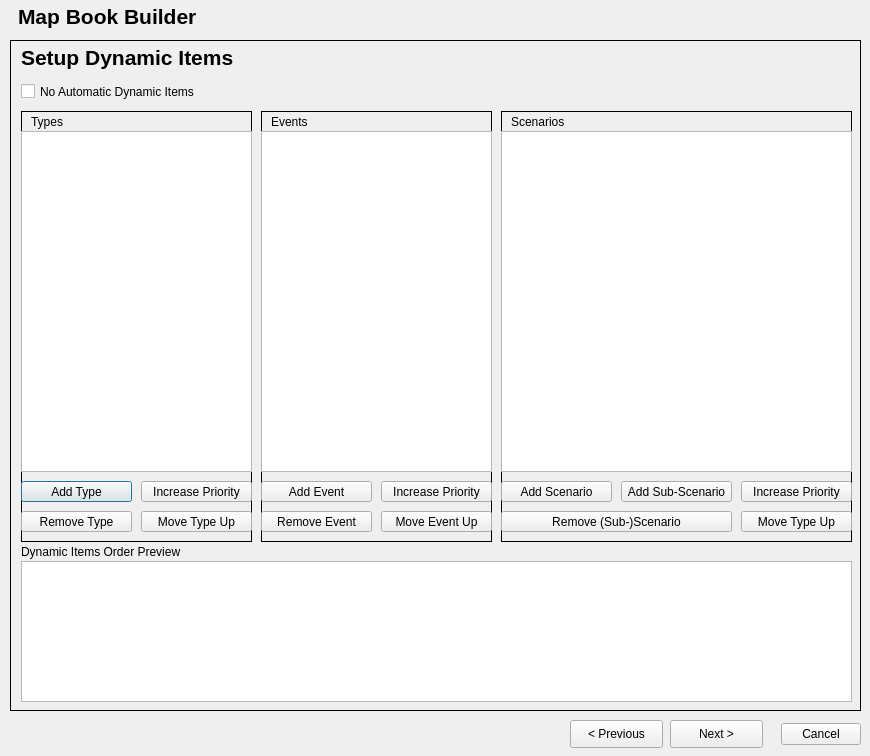
<?xml version="1.0" encoding="UTF-8"?>
<ui version="4.0">
 <class>mbb_qgis_pluginDialogBase</class>
 <widget class="QDialog" name="mbb_qgis_pluginDialogBase">
  <property name="geometry">
   <rect>
    <x>0</x>
    <y>0</y>
    <width>870</width>
    <height>756</height>
   </rect>
  </property>
  <property name="windowTitle">
   <string>Map Book Builder</string>
  </property>
  <widget class="QStackedWidget" name="stackedWidget">
   <property name="geometry">
    <rect>
     <x>10</x>
     <y>40</y>
     <width>851</width>
     <height>671</height>
    </rect>
   </property>
   <property name="frameShape">
    <enum>QFrame::Box</enum>
   </property>
   <property name="currentIndex">
    <number>3</number>
   </property>
   <widget class="QWidget" name="Setup">
    <widget class="QRadioButton" name="loadExisting">
     <property name="geometry">
      <rect>
       <x>10</x>
       <y>40</y>
       <width>161</width>
       <height>21</height>
      </rect>
     </property>
     <property name="text">
      <string>Load Existing Setup File</string>
     </property>
    </widget>
    <widget class="QRadioButton" name="modExisting">
     <property name="geometry">
      <rect>
       <x>10</x>
       <y>90</y>
       <width>161</width>
       <height>21</height>
      </rect>
     </property>
     <property name="text">
      <string>Modify Existing</string>
     </property>
    </widget>
    <widget class="QRadioButton" name="permCopyExisting">
     <property name="geometry">
      <rect>
       <x>130</x>
       <y>90</y>
       <width>191</width>
       <height>21</height>
      </rect>
     </property>
     <property name="text">
      <string>Modify a permanent copy</string>
     </property>
    </widget>
    <widget class="QRadioButton" name="tempCopyExisting">
     <property name="geometry">
      <rect>
       <x>310</x>
       <y>90</y>
       <width>191</width>
       <height>21</height>
      </rect>
     </property>
     <property name="text">
      <string>Modify a temporary copy</string>
     </property>
    </widget>
    <widget class="QRadioButton" name="newPermSetup">
     <property name="geometry">
      <rect>
       <x>10</x>
       <y>130</y>
       <width>191</width>
       <height>20</height>
      </rect>
     </property>
     <property name="text">
      <string>Save Setup File</string>
     </property>
    </widget>
    <widget class="QRadioButton" name="newTempSetup">
     <property name="geometry">
      <rect>
       <x>10</x>
       <y>200</y>
       <width>191</width>
       <height>20</height>
      </rect>
     </property>
     <property name="text">
      <string>Create Temporary Setup File</string>
     </property>
    </widget>
    <widget class="QToolButton" name="loadExistingBrowser">
     <property name="geometry">
      <rect>
       <x>630</x>
       <y>60</y>
       <width>27</width>
       <height>22</height>
      </rect>
     </property>
     <property name="text">
      <string>...</string>
     </property>
    </widget>
    <widget class="QLineEdit" name="existingSetupFile">
     <property name="geometry">
      <rect>
       <x>10</x>
       <y>60</y>
       <width>611</width>
       <height>22</height>
      </rect>
     </property>
    </widget>
    <widget class="QLineEdit" name="newSetupFile">
     <property name="geometry">
      <rect>
       <x>10</x>
       <y>150</y>
       <width>611</width>
       <height>22</height>
      </rect>
     </property>
    </widget>
    <widget class="QToolButton" name="saveSetupBrowser">
     <property name="geometry">
      <rect>
       <x>630</x>
       <y>150</y>
       <width>27</width>
       <height>22</height>
      </rect>
     </property>
     <property name="text">
      <string>...</string>
     </property>
    </widget>
    <widget class="QLabel" name="title_label_2">
     <property name="geometry">
      <rect>
       <x>10</x>
       <y>0</y>
       <width>481</width>
       <height>33</height>
      </rect>
     </property>
     <property name="text">
      <string>&lt;!DOCTYPE HTML PUBLIC &quot;-//W3C//DTD HTML 4.0//EN&quot; &quot;http://www.w3.org/TR/REC-html40/strict.dtd&quot;&gt;
&lt;html&gt;&lt;head&gt;&lt;meta name=&quot;qrichtext&quot; content=&quot;1&quot; /&gt;&lt;style type=&quot;text/css&quot;&gt;
p, li { white-space: pre-wrap; }
&lt;/style&gt;&lt;/head&gt;&lt;body style=&quot; font-family:'MS Shell Dlg 2'; font-size:8pt; font-weight:400; font-style:normal;&quot;&gt;
&lt;p style=&quot; margin-top:0px; margin-bottom:0px; margin-left:0px; margin-right:0px; -qt-block-indent:0; text-indent:0px;&quot;&gt;&lt;span style=&quot; font-family:'Sans Serif'; font-size:16pt; font-weight:600;&quot;&gt;Setup Map Book Builder Config File&lt;/span&gt;&lt;/p&gt;&lt;/body&gt;&lt;/html&gt;</string>
     </property>
     <property name="alignment">
      <set>Qt::AlignLeading|Qt::AlignLeft|Qt::AlignVCenter</set>
     </property>
    </widget>
   </widget>
   <widget class="QWidget" name="Template">
    <widget class="QTreeWidget" name="templates">
     <property name="geometry">
      <rect>
       <x>140</x>
       <y>300</y>
       <width>256</width>
       <height>192</height>
      </rect>
     </property>
     <column>
      <property name="text">
       <string notr="true">1</string>
      </property>
     </column>
    </widget>
    <widget class="QgsOpacityWidget" name="mainOverlayT" native="true">
     <property name="geometry">
      <rect>
       <x>360</x>
       <y>250</y>
       <width>160</width>
       <height>27</height>
      </rect>
     </property>
     <property name="opacity" stdset="0">
      <double>0.500000000000000</double>
     </property>
    </widget>
    <widget class="QCheckBox" name="mainOverlay">
     <property name="geometry">
      <rect>
       <x>360</x>
       <y>230</y>
       <width>131</width>
       <height>20</height>
      </rect>
     </property>
     <property name="text">
      <string>Overlay Basemap</string>
     </property>
    </widget>
    <widget class="QComboBox" name="mainBasemap">
     <property name="geometry">
      <rect>
       <x>152</x>
       <y>250</y>
       <width>201</width>
       <height>22</height>
      </rect>
     </property>
    </widget>
    <widget class="QLabel" name="title_label_3">
     <property name="geometry">
      <rect>
       <x>10</x>
       <y>0</y>
       <width>481</width>
       <height>33</height>
      </rect>
     </property>
     <property name="text">
      <string>&lt;!DOCTYPE HTML PUBLIC &quot;-//W3C//DTD HTML 4.0//EN&quot; &quot;http://www.w3.org/TR/REC-html40/strict.dtd&quot;&gt;
&lt;html&gt;&lt;head&gt;&lt;meta name=&quot;qrichtext&quot; content=&quot;1&quot; /&gt;&lt;style type=&quot;text/css&quot;&gt;
p, li { white-space: pre-wrap; }
&lt;/style&gt;&lt;/head&gt;&lt;body style=&quot; font-family:'MS Shell Dlg 2'; font-size:8pt; font-weight:400; font-style:normal;&quot;&gt;
&lt;p style=&quot; margin-top:0px; margin-bottom:0px; margin-left:0px; margin-right:0px; -qt-block-indent:0; text-indent:0px;&quot;&gt;&lt;span style=&quot; font-family:'Sans Serif'; font-size:16pt; font-weight:600;&quot;&gt;Setup Map Template&lt;/span&gt;&lt;/p&gt;&lt;/body&gt;&lt;/html&gt;</string>
     </property>
     <property name="alignment">
      <set>Qt::AlignLeading|Qt::AlignLeft|Qt::AlignVCenter</set>
     </property>
    </widget>
   </widget>
   <widget class="QWidget" name="Consistent">
    <widget class="QLabel" name="title_label_4">
     <property name="geometry">
      <rect>
       <x>10</x>
       <y>0</y>
       <width>481</width>
       <height>33</height>
      </rect>
     </property>
     <property name="text">
      <string>&lt;!DOCTYPE HTML PUBLIC &quot;-//W3C//DTD HTML 4.0//EN&quot; &quot;http://www.w3.org/TR/REC-html40/strict.dtd&quot;&gt;
&lt;html&gt;&lt;head&gt;&lt;meta name=&quot;qrichtext&quot; content=&quot;1&quot; /&gt;&lt;style type=&quot;text/css&quot;&gt;
p, li { white-space: pre-wrap; }
&lt;/style&gt;&lt;/head&gt;&lt;body style=&quot; font-family:'MS Shell Dlg 2'; font-size:8pt; font-weight:400; font-style:normal;&quot;&gt;
&lt;p style=&quot; margin-top:0px; margin-bottom:0px; margin-left:0px; margin-right:0px; -qt-block-indent:0; text-indent:0px;&quot;&gt;&lt;span style=&quot; font-family:'Sans Serif'; font-size:16pt; font-weight:600;&quot;&gt;Setup Consistent Items&lt;/span&gt;&lt;/p&gt;&lt;/body&gt;&lt;/html&gt;</string>
     </property>
     <property name="alignment">
      <set>Qt::AlignLeading|Qt::AlignLeft|Qt::AlignVCenter</set>
     </property>
    </widget>
   </widget>
   <widget class="QWidget" name="Dynamic">
    <widget class="QLabel" name="title_label_5">
     <property name="geometry">
      <rect>
       <x>10</x>
       <y>0</y>
       <width>481</width>
       <height>33</height>
      </rect>
     </property>
     <property name="text">
      <string>&lt;!DOCTYPE HTML PUBLIC &quot;-//W3C//DTD HTML 4.0//EN&quot; &quot;http://www.w3.org/TR/REC-html40/strict.dtd&quot;&gt;
&lt;html&gt;&lt;head&gt;&lt;meta name=&quot;qrichtext&quot; content=&quot;1&quot; /&gt;&lt;style type=&quot;text/css&quot;&gt;
p, li { white-space: pre-wrap; }
&lt;/style&gt;&lt;/head&gt;&lt;body style=&quot; font-family:'MS Shell Dlg 2'; font-size:8pt; font-weight:400; font-style:normal;&quot;&gt;
&lt;p style=&quot; margin-top:0px; margin-bottom:0px; margin-left:0px; margin-right:0px; -qt-block-indent:0; text-indent:0px;&quot;&gt;&lt;span style=&quot; font-family:'Sans Serif'; font-size:16pt; font-weight:600;&quot;&gt;Setup Dynamic Items&lt;/span&gt;&lt;/p&gt;&lt;/body&gt;&lt;/html&gt;</string>
     </property>
     <property name="alignment">
      <set>Qt::AlignLeading|Qt::AlignLeft|Qt::AlignVCenter</set>
     </property>
    </widget>
    <widget class="QCheckBox" name="checkBox">
     <property name="geometry">
      <rect>
       <x>10</x>
       <y>40</y>
       <width>201</width>
       <height>21</height>
      </rect>
     </property>
     <property name="text">
      <string>No Automatic Dynamic Items</string>
     </property>
    </widget>
    <widget class="QListWidget" name="previewList">
     <property name="geometry">
      <rect>
       <x>10</x>
       <y>520</y>
       <width>831</width>
       <height>141</height>
      </rect>
     </property>
     <property name="horizontalScrollBarPolicy">
      <enum>Qt::ScrollBarAlwaysOff</enum>
     </property>
     <property name="editTriggers">
      <set>QAbstractItemView::NoEditTriggers</set>
     </property>
     <property name="showDropIndicator" stdset="0">
      <bool>false</bool>
     </property>
     <property name="defaultDropAction">
      <enum>Qt::IgnoreAction</enum>
     </property>
     <property name="alternatingRowColors">
      <bool>true</bool>
     </property>
     <property name="selectionMode">
      <enum>QAbstractItemView::NoSelection</enum>
     </property>
    </widget>
    <widget class="QLabel" name="label">
     <property name="geometry">
      <rect>
       <x>10</x>
       <y>500</y>
       <width>311</width>
       <height>21</height>
      </rect>
     </property>
     <property name="text">
      <string>Dynamic Items Order Preview</string>
     </property>
    </widget>
    <widget class="QFrame" name="Types">
     <property name="geometry">
      <rect>
       <x>10</x>
       <y>70</y>
       <width>231</width>
       <height>431</height>
      </rect>
     </property>
     <property name="frameShape">
      <enum>QFrame::Box</enum>
     </property>
     <property name="frameShadow">
      <enum>QFrame::Plain</enum>
     </property>
     <widget class="QLabel" name="label_4">
      <property name="geometry">
       <rect>
        <x>10</x>
        <y>0</y>
        <width>71</width>
        <height>21</height>
       </rect>
      </property>
      <property name="text">
       <string>Types</string>
      </property>
     </widget>
     <widget class="QPushButton" name="tAdd">
      <property name="geometry">
       <rect>
        <x>0</x>
        <y>370</y>
        <width>111</width>
        <height>21</height>
       </rect>
      </property>
      <property name="text">
       <string>Add Type</string>
      </property>
      <property name="checkable">
       <bool>false</bool>
      </property>
     </widget>
     <widget class="QPushButton" name="tRemove">
      <property name="geometry">
       <rect>
        <x>0</x>
        <y>400</y>
        <width>111</width>
        <height>21</height>
       </rect>
      </property>
      <property name="text">
       <string>Remove Type</string>
      </property>
     </widget>
     <widget class="QPushButton" name="tMoveUp">
      <property name="geometry">
       <rect>
        <x>120</x>
        <y>400</y>
        <width>111</width>
        <height>21</height>
       </rect>
      </property>
      <property name="text">
       <string>Move Type Up</string>
      </property>
     </widget>
     <widget class="QPushButton" name="tIncrease">
      <property name="geometry">
       <rect>
        <x>120</x>
        <y>370</y>
        <width>111</width>
        <height>21</height>
       </rect>
      </property>
      <property name="text">
       <string>Increase Priority</string>
      </property>
     </widget>
     <widget class="QTreeWidget" name="tTree">
      <property name="geometry">
       <rect>
        <x>0</x>
        <y>20</y>
        <width>231</width>
        <height>341</height>
       </rect>
      </property>
      <property name="lineWidth">
       <number>0</number>
      </property>
      <property name="alternatingRowColors">
       <bool>true</bool>
      </property>
      <property name="selectionBehavior">
       <enum>QAbstractItemView::SelectItems</enum>
      </property>
      <property name="autoExpandDelay">
       <number>0</number>
      </property>
      <property name="itemsExpandable">
       <bool>true</bool>
      </property>
      <property name="sortingEnabled">
       <bool>false</bool>
      </property>
      <property name="wordWrap">
       <bool>true</bool>
      </property>
      <property name="columnCount">
       <number>1</number>
      </property>
      <attribute name="headerVisible">
       <bool>false</bool>
      </attribute>
      <attribute name="headerMinimumSectionSize">
       <number>49</number>
      </attribute>
      <attribute name="headerShowSortIndicator" stdset="0">
       <bool>false</bool>
      </attribute>
      <column>
       <property name="text">
        <string notr="true">1</string>
       </property>
      </column>
     </widget>
    </widget>
    <widget class="QFrame" name="Scenarios">
     <property name="geometry">
      <rect>
       <x>490</x>
       <y>70</y>
       <width>351</width>
       <height>431</height>
      </rect>
     </property>
     <property name="frameShape">
      <enum>QFrame::Box</enum>
     </property>
     <property name="frameShadow">
      <enum>QFrame::Plain</enum>
     </property>
     <widget class="QLabel" name="label_6">
      <property name="geometry">
       <rect>
        <x>10</x>
        <y>0</y>
        <width>71</width>
        <height>21</height>
       </rect>
      </property>
      <property name="text">
       <string>Scenarios</string>
      </property>
     </widget>
     <widget class="QPushButton" name="sAdd">
      <property name="geometry">
       <rect>
        <x>0</x>
        <y>370</y>
        <width>111</width>
        <height>21</height>
       </rect>
      </property>
      <property name="text">
       <string>Add Scenario</string>
      </property>
     </widget>
     <widget class="QPushButton" name="sRemove">
      <property name="geometry">
       <rect>
        <x>0</x>
        <y>400</y>
        <width>231</width>
        <height>21</height>
       </rect>
      </property>
      <property name="text">
       <string>Remove (Sub-)Scenario</string>
      </property>
     </widget>
     <widget class="QPushButton" name="sMoveUp">
      <property name="geometry">
       <rect>
        <x>240</x>
        <y>400</y>
        <width>111</width>
        <height>21</height>
       </rect>
      </property>
      <property name="text">
       <string>Move Type Up</string>
      </property>
     </widget>
     <widget class="QPushButton" name="sIncrease">
      <property name="geometry">
       <rect>
        <x>240</x>
        <y>370</y>
        <width>111</width>
        <height>21</height>
       </rect>
      </property>
      <property name="text">
       <string>Increase Priority</string>
      </property>
     </widget>
     <widget class="QTreeWidget" name="sTree">
      <property name="geometry">
       <rect>
        <x>0</x>
        <y>20</y>
        <width>351</width>
        <height>341</height>
       </rect>
      </property>
      <property name="lineWidth">
       <number>0</number>
      </property>
      <property name="alternatingRowColors">
       <bool>true</bool>
      </property>
      <property name="selectionBehavior">
       <enum>QAbstractItemView::SelectItems</enum>
      </property>
      <property name="autoExpandDelay">
       <number>0</number>
      </property>
      <property name="itemsExpandable">
       <bool>true</bool>
      </property>
      <property name="sortingEnabled">
       <bool>false</bool>
      </property>
      <property name="wordWrap">
       <bool>true</bool>
      </property>
      <property name="columnCount">
       <number>1</number>
      </property>
      <attribute name="headerVisible">
       <bool>false</bool>
      </attribute>
      <attribute name="headerShowSortIndicator" stdset="0">
       <bool>false</bool>
      </attribute>
      <column>
       <property name="text">
        <string notr="true">1</string>
       </property>
      </column>
     </widget>
     <widget class="QPushButton" name="sAdd_2">
      <property name="geometry">
       <rect>
        <x>120</x>
        <y>370</y>
        <width>111</width>
        <height>21</height>
       </rect>
      </property>
      <property name="text">
       <string>Add Sub-Scenario</string>
      </property>
     </widget>
    </widget>
    <widget class="QFrame" name="Events">
     <property name="geometry">
      <rect>
       <x>250</x>
       <y>70</y>
       <width>231</width>
       <height>431</height>
      </rect>
     </property>
     <property name="frameShape">
      <enum>QFrame::Box</enum>
     </property>
     <property name="frameShadow">
      <enum>QFrame::Plain</enum>
     </property>
     <widget class="QLabel" name="label_2">
      <property name="geometry">
       <rect>
        <x>10</x>
        <y>0</y>
        <width>71</width>
        <height>21</height>
       </rect>
      </property>
      <property name="text">
       <string>Events</string>
      </property>
     </widget>
     <widget class="QPushButton" name="eAdd">
      <property name="geometry">
       <rect>
        <x>0</x>
        <y>370</y>
        <width>111</width>
        <height>21</height>
       </rect>
      </property>
      <property name="text">
       <string>Add Event</string>
      </property>
     </widget>
     <widget class="QPushButton" name="eRemove">
      <property name="geometry">
       <rect>
        <x>0</x>
        <y>400</y>
        <width>111</width>
        <height>21</height>
       </rect>
      </property>
      <property name="text">
       <string>Remove Event</string>
      </property>
     </widget>
     <widget class="QPushButton" name="eMoveUp">
      <property name="geometry">
       <rect>
        <x>120</x>
        <y>400</y>
        <width>111</width>
        <height>21</height>
       </rect>
      </property>
      <property name="text">
       <string>Move Event Up</string>
      </property>
     </widget>
     <widget class="QPushButton" name="eIncrease">
      <property name="geometry">
       <rect>
        <x>120</x>
        <y>370</y>
        <width>111</width>
        <height>21</height>
       </rect>
      </property>
      <property name="text">
       <string>Increase Priority</string>
      </property>
     </widget>
     <widget class="QTreeWidget" name="eTree">
      <property name="geometry">
       <rect>
        <x>0</x>
        <y>20</y>
        <width>231</width>
        <height>341</height>
       </rect>
      </property>
      <property name="lineWidth">
       <number>0</number>
      </property>
      <property name="alternatingRowColors">
       <bool>true</bool>
      </property>
      <property name="selectionBehavior">
       <enum>QAbstractItemView::SelectItems</enum>
      </property>
      <property name="autoExpandDelay">
       <number>0</number>
      </property>
      <property name="itemsExpandable">
       <bool>true</bool>
      </property>
      <property name="sortingEnabled">
       <bool>false</bool>
      </property>
      <property name="wordWrap">
       <bool>true</bool>
      </property>
      <property name="columnCount">
       <number>1</number>
      </property>
      <attribute name="headerVisible">
       <bool>false</bool>
      </attribute>
      <attribute name="headerShowSortIndicator" stdset="0">
       <bool>false</bool>
      </attribute>
      <column>
       <property name="text">
        <string notr="true">1</string>
       </property>
      </column>
     </widget>
    </widget>
   </widget>
   <widget class="QWidget" name="Review">
    <widget class="QLabel" name="title_label_6">
     <property name="geometry">
      <rect>
       <x>10</x>
       <y>0</y>
       <width>481</width>
       <height>33</height>
      </rect>
     </property>
     <property name="text">
      <string>&lt;!DOCTYPE HTML PUBLIC &quot;-//W3C//DTD HTML 4.0//EN&quot; &quot;http://www.w3.org/TR/REC-html40/strict.dtd&quot;&gt;
&lt;html&gt;&lt;head&gt;&lt;meta name=&quot;qrichtext&quot; content=&quot;1&quot; /&gt;&lt;style type=&quot;text/css&quot;&gt;
p, li { white-space: pre-wrap; }
&lt;/style&gt;&lt;/head&gt;&lt;body style=&quot; font-family:'MS Shell Dlg 2'; font-size:8pt; font-weight:400; font-style:normal;&quot;&gt;
&lt;p style=&quot; margin-top:0px; margin-bottom:0px; margin-left:0px; margin-right:0px; -qt-block-indent:0; text-indent:0px;&quot;&gt;&lt;span style=&quot; font-family:'Sans Serif'; font-size:16pt; font-weight:600;&quot;&gt;Review of Maps to be created&lt;/span&gt;&lt;/p&gt;&lt;/body&gt;&lt;/html&gt;</string>
     </property>
     <property name="alignment">
      <set>Qt::AlignLeading|Qt::AlignLeft|Qt::AlignVCenter</set>
     </property>
    </widget>
   </widget>
  </widget>
  <widget class="QPushButton" name="nextButton">
   <property name="geometry">
    <rect>
     <x>670</x>
     <y>720</y>
     <width>93</width>
     <height>28</height>
    </rect>
   </property>
   <property name="text">
    <string>Next &gt;</string>
   </property>
  </widget>
  <widget class="QDialogButtonBox" name="cancelButton">
   <property name="geometry">
    <rect>
     <x>770</x>
     <y>720</y>
     <width>91</width>
     <height>28</height>
    </rect>
   </property>
   <property name="standardButtons">
    <set>QDialogButtonBox::Cancel</set>
   </property>
  </widget>
  <widget class="QPushButton" name="prevButton">
   <property name="enabled">
    <bool>true</bool>
   </property>
   <property name="geometry">
    <rect>
     <x>570</x>
     <y>720</y>
     <width>93</width>
     <height>28</height>
    </rect>
   </property>
   <property name="text">
    <string>&lt; Previous</string>
   </property>
   <property name="checkable">
    <bool>false</bool>
   </property>
   <property name="checked">
    <bool>false</bool>
   </property>
   <property name="autoExclusive">
    <bool>false</bool>
   </property>
  </widget>
  <widget class="QLabel" name="title_label">
   <property name="geometry">
    <rect>
     <x>18</x>
     <y>0</y>
     <width>251</width>
     <height>33</height>
    </rect>
   </property>
   <property name="text">
    <string>&lt;!DOCTYPE HTML PUBLIC &quot;-//W3C//DTD HTML 4.0//EN&quot; &quot;http://www.w3.org/TR/REC-html40/strict.dtd&quot;&gt;
&lt;html&gt;&lt;head&gt;&lt;meta name=&quot;qrichtext&quot; content=&quot;1&quot; /&gt;&lt;style type=&quot;text/css&quot;&gt;
p, li { white-space: pre-wrap; }
&lt;/style&gt;&lt;/head&gt;&lt;body style=&quot; font-family:'MS Shell Dlg 2'; font-size:8pt; font-weight:400; font-style:normal;&quot;&gt;
&lt;p style=&quot; margin-top:0px; margin-bottom:0px; margin-left:0px; margin-right:0px; -qt-block-indent:0; text-indent:0px;&quot;&gt;&lt;span style=&quot; font-family:'Sans Serif'; font-size:16pt; font-weight:600;&quot;&gt;Map Book Builder&lt;/span&gt;&lt;/p&gt;&lt;/body&gt;&lt;/html&gt;</string>
   </property>
   <property name="alignment">
    <set>Qt::AlignLeading|Qt::AlignLeft|Qt::AlignVCenter</set>
   </property>
  </widget>
 </widget>
 <customwidgets>
  <customwidget>
   <class>QgsOpacityWidget</class>
   <extends>QWidget</extends>
   <header>qgsopacitywidget.h</header>
  </customwidget>
 </customwidgets>
 <resources/>
 <connections/>
</ui>
